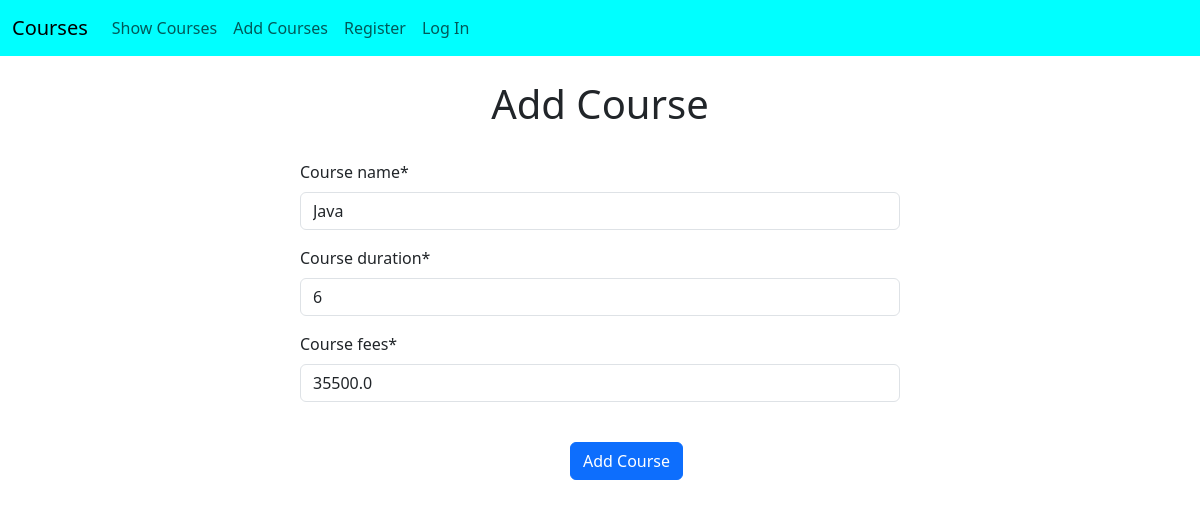
/courses/update/4/, run on the app's committed database.
### CoursesAPP/models.py (models this page shows)
class Course(models.Model):
    course_name = models.CharField(max_length=100)
    course_duration = models.IntegerField()
    course_fees = models.FloatField()

### CoursesAPP/views.py (the view)
# urls.py: path('update/<i>/', views.update_course),
def update_course(request,i):
    course_obj = Course.objects.get(id=i)
    form = CourseForm(instance=course_obj)
    if request.method == "POST":
        form = CourseForm(request.POST, instance=course_obj)
        if form.is_valid():
            form.save()
            messages.success(request, "Course updated successfully!")
            return redirect('show')
    template_name = 'CoursesAPP/add_courses.html'
    context = {"course_form": form}
    return render(request, template_name, context)

### CoursesAPP/forms.py
class CourseForm(forms.ModelForm):
    class Meta:
        model = Course
        fields = ['course_name', 'course_duration', 'course_fees']

### templates/CoursesAPP/add_courses.html (shortened to what this page needs)
{% extends 'base.html' %}
{% load crispy_forms_tags %}
{% block content %}
<h1 style="text-align:center;">Add Course</h1><br>
  <form method="post" style="width:50%; margin-left:25%;">
    {{course_form|crispy}}
    <br>
    <input type="submit" name="submit" value="Add Course" style="margin-left:45%;" class="btn btn-primary">
  </form>
{% endblock content %}

### data on the page
Course: course_name "Java", course_duration "6", course_fees "35500.0"
